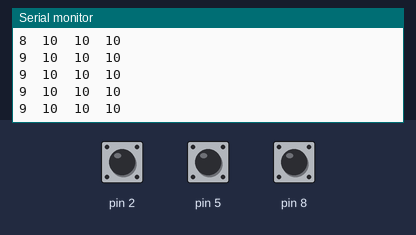
Bench run of a sketch on a simulated Arduino Uno, built with avr-gcc and run on an emulated ATmega328P. On the bench: the last lines printed to the serial monitor. The test bench sets the inputs (shaded band); at power-on: pin 2 HIGH, pin 5 HIGH, pin 8 HIGH.

Above: at 1.2 s.
1.3 s: pin 2 pulled LOW for 1 s
At 1.8 s:
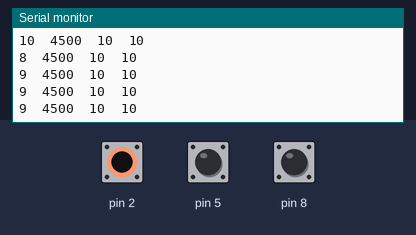
5.3 s: pin 5 pulled LOW for 0.15 s
8.4 s: pin 8 pulled LOW for 3.2 s
At 9.2 s:
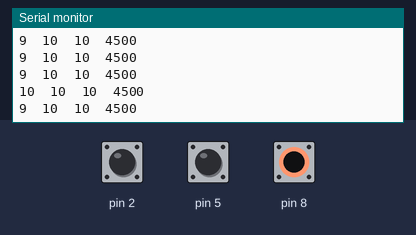
14.6 s: pin 2 pulled LOW for 3.2 s
At 15.4 s:
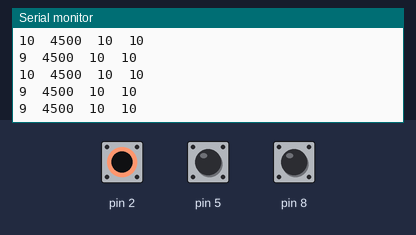
20.8 s: pin 5 pulled LOW for 1 s
At 21.5 s:
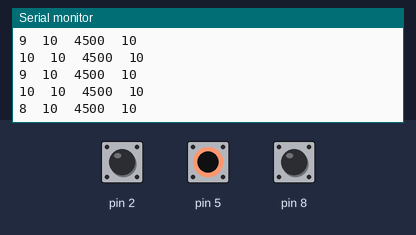
24.8 s: pin 8 pulled LOW for 0.15 s
Timing chart, 0 to 27.4 s (numbered marks = the images above; inputs shaded):
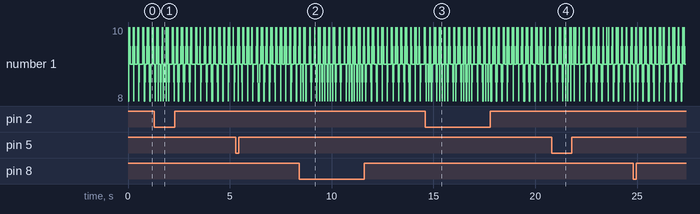

Measured:
- after the input at 1.3 s, the serial monitor: prints a new line at once (image 1)
- after the input at 8.4 s, the serial monitor: prints a new line at once (image 2)
- after the input at 14.6 s, the serial monitor: prints a new line at once (image 3)
- after the input at 20.8 s, the serial monitor: prints a new line at once (image 4)

The sketch:

capsenseTest.pde
```cpp
#include <CapSense.h>

/*
 * CapitiveSense Library Demo Sketch
 * Paul Badger 2008
 * Uses a high value resistor e.g. 10 megohm between send pin and receive pin
 * Resistor effects sensitivity, experiment with values, 50 kilohm - 50 megohm. Larger resistor values yield larger sensor values.
 * Receive pin is the sensor pin - try different amounts of foil/metal on this pin
 * Best results are obtained if sensor foil and wire is covered with an insulator such as paper or plastic sheet
 */


CapSense   cs_4_2 = CapSense(4,2);        // 10 megohm resistor between pins 4 & 2, pin 2 is sensor pin, add wire, foil
CapSense   cs_4_5 = CapSense(4,5);        // 10 megohm resistor between pins 4 & 6, pin 6 is sensor pin, add wire, foil
CapSense   cs_4_8 = CapSense(4,8);        // 10 megohm resistor between pins 4 & 8, pin 8 is sensor pin, add wire, foil

void setup()
{

   cs_4_2.set_CS_AutocaL_Millis(0xFFFFFFFF);     // turn off autocalibrate on channel 1 - just as an example
   Serial.begin(9600);

}

void loop()
{
    long start = millis();
    long total1 =  cs_4_2.capSense(30);
    long total2 =  cs_4_5.capSense(30);
    long total3 =  cs_4_8.capSense(30);

    Serial.print(millis() - start);        // check on performance in milliseconds
    Serial.print("\t");                    // tab character for debug windown spacing

    Serial.print(total1);                  // print sensor output 1
    Serial.print("\t");
    Serial.print(total2);                  // print sensor output 2
    Serial.print("\t");
    Serial.println(total3);                // print sensor output 3

    delay(10);                             // arbitrary delay to limit data to serial port
}
```
